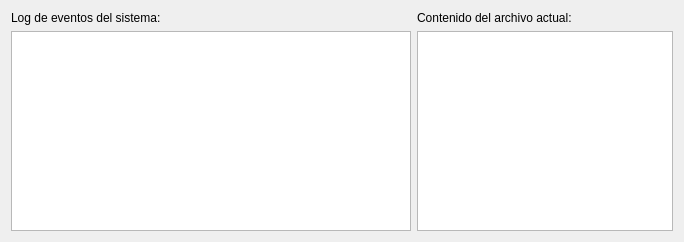
        <widget class="QWidget" name="tabInfo">
         <attribute name="title">
          <string>Log and Info</string>
         </attribute>
         <layout class="QGridLayout" name="gridLayout_25">
          <item row="0" column="0">
           <layout class="QVBoxLayout" name="verticalLayout_9">
            <item>
             <widget class="QLabel" name="label_7">
              <property name="maximumSize">
               <size>
                <width>16777215</width>
                <height>16</height>
               </size>
              </property>
              <property name="text">
               <string>Log de eventos del sistema:</string>
              </property>
             </widget>
            </item>
            <item>
             <widget class="CodeEditor" name="codeEditor_Log">
              <property name="minimumSize">
               <size>
                <width>400</width>
                <height>200</height>
               </size>
              </property>
             </widget>
            </item>
           </layout>
          </item>
          <item row="0" column="1">
           <layout class="QVBoxLayout" name="verticalLayout_5">
            <item>
             <widget class="QLabel" name="label_5">
              <property name="maximumSize">
               <size>
                <width>16777215</width>
                <height>16</height>
               </size>
              </property>
              <property name="text">
               <string>Contenido del archivo actual:</string>
              </property>
             </widget>
            </item>
            <item>
             <widget class="QPlainTextEdit" name="TextoSalida">
              <property name="maximumSize">
               <size>
                <width>400</width>
                <height>16777215</height>
               </size>
              </property>
              <property name="undoRedoEnabled">
               <bool>false</bool>
              </property>
              <property name="readOnly">
               <bool>true</bool>
              </property>
             </widget>
            </item>
           </layout>
          </item>
         </layout>
        </widget>
